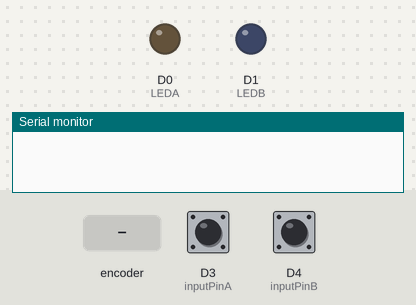
A sketch run on a simulated Particle Photon. Shown: output pins drawn as LEDs (lit = HIGH), the last lines printed to the serial monitor. The test bench sets the inputs (shaded band); at power-on: D3 (inputPinA) HIGH, D4 (inputPinB) HIGH.

Above: at 6.2 s.
6.3 s: rotary encoder on D3 (inputPinA) / D4 (inputPinB) turned 1 step (first pin leading)
At 6.8 s:
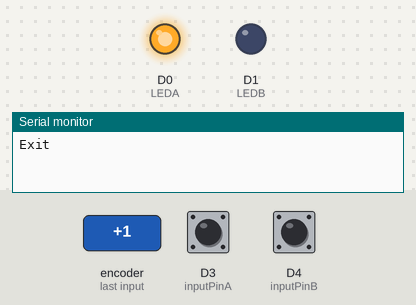
8.5 s: rotary encoder on D3 (inputPinA) / D4 (inputPinB) turned 2 steps (second pin leading)
At 9.0 s:
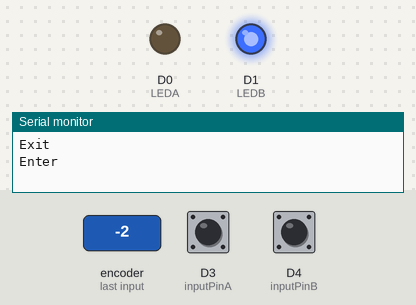
Timing chart, 0 to 11.5 s (numbered marks = the images above; inputs shaded):
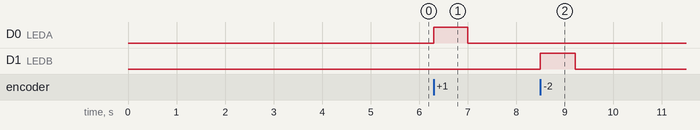

The sketch:

ir-sensor.ino
```cpp
int inputPinA = D3;
int inputPinB = D4;
int pirStateA = LOW;
int pirStateB = LOW;
int valB = 0;
int valA = 0;
int LEDA = D0;
int LEDB = D1;
int count = 0;
char publishString[40];

//super descriptive labels for the booleans the sensors flip
boolean A = false;
boolean B = false;

void setup() {
  pinMode(inputPinA, INPUT);
  pinMode(inputPinB, INPUT);
  pinMode(LEDA, OUTPUT);
  pinMode(LEDB, OUTPUT);
  char publishString[40];
  Serial.begin(9600);
  delay(5000);
}

void loop(){
    readTheSensor();
    reportA();
    reportB();
    PushData();
}


void readTheSensor() {
  valA = digitalRead(inputPinA);
  valB = digitalRead(inputPinB);
}

void reportA() {
  if (valA == LOW) {
    if (pirStateA == LOW) {
      //Serial.println("A On");
      digitalWrite(LEDA, HIGH);
      A = true;
      delay(350);
      //Spark.publish("spark-hq/motion");
      pirStateA = HIGH;
    }
  } else {
    if (pirStateA == HIGH) {
      //Serial.println("Motion ended!");
      digitalWrite(LEDA, LOW);
      pirStateA = LOW;
      A = false;
    }
  }
}

void reportB() {
  if (valB == LOW) {
    if (pirStateB == LOW) {
      //Serial.println("B On");
      digitalWrite(LEDB, HIGH);
      B = true;
      delay(350);
      //Spark.publish("spark-hq/motion");
      pirStateB = HIGH;
    }
  } else {
    if (pirStateB == HIGH) {
      //Serial.println("Motion ended!");
      digitalWrite(LEDB, LOW);
      pirStateB = LOW;
      B = false;
    }
  }
}

void PushData() {
    if (A == true) {
        if (B == false) {
            Serial.println("Exit");
            delay(350);
        }
    }
    if (B == true) {
        if (A == false) {
            Serial.println("Enter");
            count = count + 1;
            sprintf(publishString, "%u", count);
            Spark.publish("Count", publishString);
            delay(350);
        }
    }
}
```

Measured:
- after the input at 6.3 s, D0 (LEDA): LOW → HIGH at once, → LOW 0.70 s later
- after the input at 8.5 s, D1 (LEDB): LOW → HIGH at once, → LOW 0.72 s later
